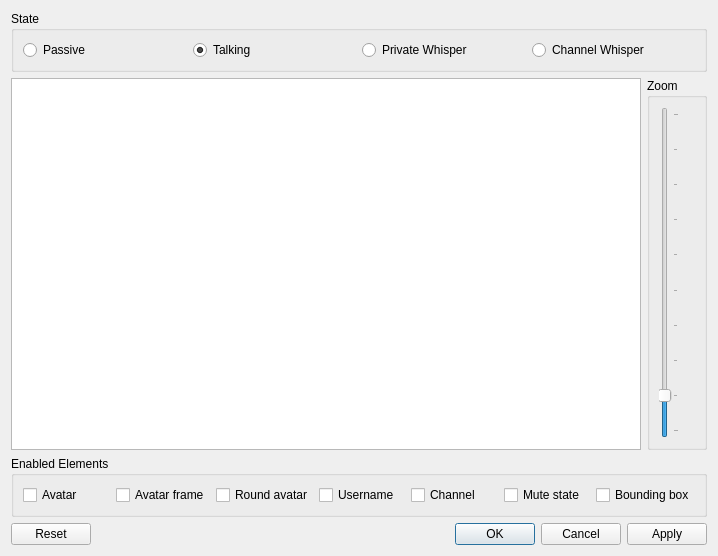
<?xml version="1.0" encoding="UTF-8"?>
<ui version="4.0">
 <class>OverlayEditor</class>
 <widget class="QDialog" name="OverlayEditor">
  <property name="geometry">
   <rect>
    <x>0</x>
    <y>0</y>
    <width>718</width>
    <height>556</height>
   </rect>
  </property>
  <property name="windowTitle">
   <string>Overlay Editor</string>
  </property>
  <layout class="QGridLayout" name="gridLayout">
   <item row="0" column="0" colspan="2">
    <widget class="QGroupBox" name="qgbState">
     <property name="title">
      <string>State</string>
     </property>
     <layout class="QHBoxLayout" name="horizontalLayout">
      <item>
       <widget class="QRadioButton" name="qrbPassive">
        <property name="toolTip">
         <string>User is not talking</string>
        </property>
        <property name="text">
         <string>Passive</string>
        </property>
       </widget>
      </item>
      <item>
       <widget class="QRadioButton" name="qrbTalking">
        <property name="toolTip">
         <string>User is talking in your channel or a linked channel</string>
        </property>
        <property name="text">
         <string>Talking</string>
        </property>
        <property name="checked">
         <bool>true</bool>
        </property>
       </widget>
      </item>
      <item>
       <widget class="QRadioButton" name="qrbWhisper">
        <property name="toolTip">
         <string>User is whispering to you privately</string>
        </property>
        <property name="text">
         <string>Private Whisper</string>
        </property>
       </widget>
      </item>
      <item>
       <widget class="QRadioButton" name="qrbShout">
        <property name="toolTip">
         <string>User is shouting to your channel</string>
        </property>
        <property name="text">
         <string>Channel Whisper</string>
        </property>
       </widget>
      </item>
     </layout>
    </widget>
   </item>
   <item row="1" column="0">
    <widget class="QGraphicsView" name="qgvView">
     <property name="interactive">
      <bool>true</bool>
     </property>
     <property name="renderHints">
      <set>QPainter::Antialiasing|QPainter::SmoothPixmapTransform|QPainter::TextAntialiasing</set>
     </property>
    </widget>
   </item>
   <item row="1" column="1">
    <widget class="QGroupBox" name="qgbZoom">
     <property name="title">
      <string>Zoom</string>
     </property>
     <layout class="QVBoxLayout" name="verticalLayout">
      <item>
       <widget class="QSlider" name="qsZoom">
        <property name="toolTip">
         <string>Zoom Factor</string>
        </property>
        <property name="accessibleName">
         <string>Zoom level</string>
        </property>
        <property name="minimum">
         <number>1</number>
        </property>
        <property name="maximum">
         <number>10</number>
        </property>
        <property name="pageStep">
         <number>5</number>
        </property>
        <property name="value">
         <number>2</number>
        </property>
        <property name="orientation">
         <enum>Qt::Vertical</enum>
        </property>
        <property name="tickPosition">
         <enum>QSlider::TicksBelow</enum>
        </property>
        <property name="tickInterval">
         <number>1</number>
        </property>
       </widget>
      </item>
     </layout>
    </widget>
   </item>
   <item row="2" column="0" colspan="2">
    <widget class="QGroupBox" name="qgbElements">
     <property name="title">
      <string>Enabled Elements</string>
     </property>
     <layout class="QHBoxLayout" name="horizontalLayout_2">
      <item>
       <widget class="QCheckBox" name="qcbAvatar">
        <property name="toolTip">
         <string>User avatar, chosen by each user</string>
        </property>
        <property name="text">
         <string>Avatar</string>
        </property>
       </widget>
      </item>
      <item>
       <widget class="QCheckBox" name="qcbAvatarFrame">
        <property name="toolTip">
         <string>Border around the avatar in the color of the user's talk state</string>
        </property>
        <property name="text">
         <string>Avatar frame</string>
        </property>
       </widget>
      </item>
      <item>
       <widget class="QCheckBox" name="qcbAvatarRound">
        <property name="toolTip">
         <string>Display the avatar as a circle instead of a square</string>
        </property>
        <property name="text">
         <string>Round avatar</string>
        </property>
       </widget>
      </item>
      <item>
       <widget class="QCheckBox" name="qcbUser">
        <property name="toolTip">
         <string>User's name</string>
        </property>
        <property name="text">
         <string>Username</string>
        </property>
       </widget>
      </item>
      <item>
       <widget class="QCheckBox" name="qcbChannel">
        <property name="toolTip">
         <string>Name of user's channel, if outside your current channel</string>
        </property>
        <property name="text">
         <string>Channel</string>
        </property>
       </widget>
      </item>
      <item>
       <widget class="QCheckBox" name="qcbMutedDeafened">
        <property name="toolTip">
         <string>Muted or deafened</string>
        </property>
        <property name="text">
         <string>Mute state</string>
        </property>
       </widget>
      </item>
      <item>
       <widget class="QCheckBox" name="qcbBox">
        <property name="toolTip">
         <string>Bounding box, automatically shrunk to minimum size to contain all visible elements</string>
        </property>
        <property name="text">
         <string>Bounding box</string>
        </property>
       </widget>
      </item>
     </layout>
    </widget>
   </item>
   <item row="3" column="0" colspan="2">
    <widget class="QDialogButtonBox" name="qdbbBox">
     <property name="orientation">
      <enum>Qt::Horizontal</enum>
     </property>
     <property name="standardButtons">
      <set>QDialogButtonBox::Apply|QDialogButtonBox::Cancel|QDialogButtonBox::Ok|QDialogButtonBox::Reset</set>
     </property>
    </widget>
   </item>
  </layout>
 </widget>
 <tabstops>
  <tabstop>qrbPassive</tabstop>
  <tabstop>qrbTalking</tabstop>
  <tabstop>qrbWhisper</tabstop>
  <tabstop>qrbShout</tabstop>
  <tabstop>qcbAvatar</tabstop>
  <tabstop>qcbAvatarFrame</tabstop>
  <tabstop>qcbAvatarRound</tabstop>
  <tabstop>qcbUser</tabstop>
  <tabstop>qcbChannel</tabstop>
  <tabstop>qcbMutedDeafened</tabstop>
  <tabstop>qcbBox</tabstop>
  <tabstop>qsZoom</tabstop>
  <tabstop>qgvView</tabstop>
  <tabstop>qdbbBox</tabstop>
 </tabstops>
 <resources/>
 <connections>
  <connection>
   <sender>qdbbBox</sender>
   <signal>accepted()</signal>
   <receiver>OverlayEditor</receiver>
   <slot>accept()</slot>
   <hints>
    <hint type="sourcelabel">
     <x>227</x>
     <y>538</y>
    </hint>
    <hint type="destinationlabel">
     <x>157</x>
     <y>274</y>
    </hint>
   </hints>
  </connection>
  <connection>
   <sender>qdbbBox</sender>
   <signal>rejected()</signal>
   <receiver>OverlayEditor</receiver>
   <slot>reject()</slot>
   <hints>
    <hint type="sourcelabel">
     <x>295</x>
     <y>544</y>
    </hint>
    <hint type="destinationlabel">
     <x>286</x>
     <y>274</y>
    </hint>
   </hints>
  </connection>
 </connections>
</ui>
